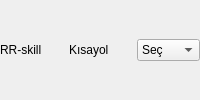
            <widget class="QWidget" name="PriestAttack2ControlsWidget" native="true">
             <property name="sizePolicy">
              <sizepolicy hsizetype="Preferred" vsizetype="Preferred">
               <horstretch>0</horstretch>
               <verstretch>0</verstretch>
              </sizepolicy>
             </property>
             <layout class="QHBoxLayout" name="horizontalLayout_priestAttack2">
              <property name="leftMargin"><number>0</number></property>
              <property name="topMargin"><number>0</number></property>
              <property name="rightMargin"><number>0</number></property>
              <property name="bottomMargin"><number>0</number></property>
              <property name="spacing"><number>6</number></property>
              <item>
             <widget class="QLabel" name="PriestAttack2Label">
              <property name="text"><string>RR-skill</string></property>
             </widget>
            </item>
            <item>
             <widget class="QLabel" name="PriestAttack2ShortcutLabel">
              <property name="text"><string>Kısayol</string></property>
             </widget>
            </item>
            <item>
             <widget class="QComboBox" name="PriestAttack2ShortcutComboBox">
              <property name="minimumWidth"><number>80</number></property>
              <property name="sizeAdjustPolicy"><enum>QComboBox::AdjustToContents</enum></property>
               <item><property name="text"><string>Seç</string></property></item>
              </widget>
            </item>
           </layout>
          </widget>
